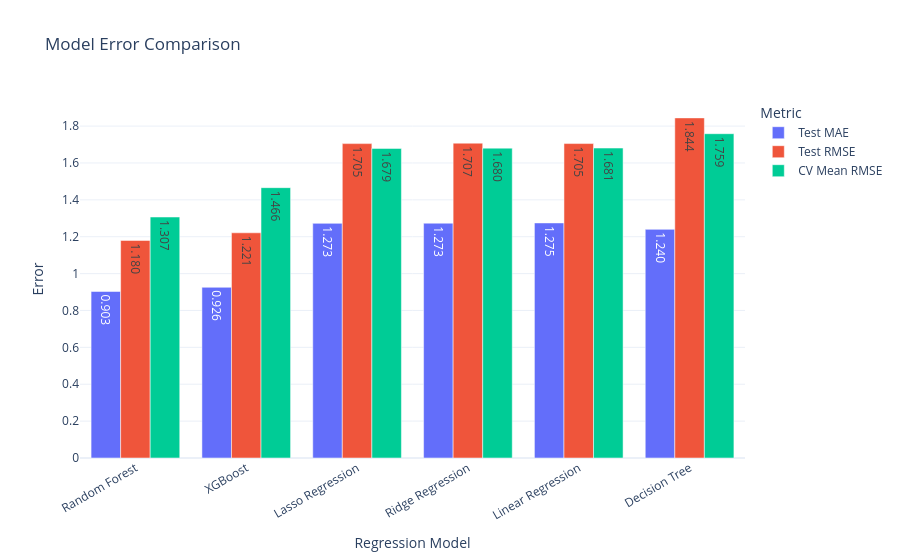

Notebook code cell kept with this figure:
### Code cell
# ============================================================
# Model Error Comparison
# ============================================================

error_plot_data = model_comparison[
    [
        "Model",
        "Test MAE",
        "Test RMSE",
        "CV Mean RMSE"
    ]
].melt(
    id_vars="Model",
    var_name="Metric",
    value_name="Error"
)

fig = px.bar(
    error_plot_data,
    x="Model",
    y="Error",
    color="Metric",
    barmode="group",
    text_auto=".3f",
    title="Model Error Comparison",
    template="plotly_white"
)

fig.update_layout(
    xaxis_title="Regression Model",
    yaxis_title="Error",
    xaxis_tickangle=-30
)

fig.show()

### Figure 1 — Plotly figure (JSON) as saved in the notebook; plotly's stock layout.template omitted (floating-point values rounded to 4 significant figures)
{"data": [{"alignmentgroup": "True", "hovertemplate": "Metric=Test MAE<br>Model=%{x}<br>Error=%{y}<extra></extra>", "legendgroup": "Test MAE", "marker": {"color": "#636efa", "pattern": {"shape": ""}}, "name": "Test MAE", "offsetgroup": "Test MAE", "orientation": "v", "showlegend": true, "textposition": "auto", "texttemplate": "%{y:.3f}", "type": "bar", "x": ["Random Forest", "XGBoost", "Lasso Regression", "Ridge Regression", "Linear Regression", "Decision Tree"], "xaxis": "x", "y": [0.9031, 0.9258, 1.273, 1.273, 1.275, 1.24], "yaxis": "y"}, {"alignmentgroup": "True", "hovertemplate": "Metric=Test RMSE<br>Model=%{x}<br>Error=%{y}<extra></extra>", "legendgroup": "Test RMSE", "marker": {"color": "#EF553B", "pattern": {"shape": ""}}, "name": "Test RMSE", "offsetgroup": "Test RMSE", "orientation": "v", "showlegend": true, "textposition": "auto", "texttemplate": "%{y:.3f}", "type": "bar", "x": ["Random Forest", "XGBoost", "Lasso Regression", "Ridge Regression", "Linear Regression", "Decision Tree"], "xaxis": "x", "y": [1.18, 1.221, 1.705, 1.707, 1.705, 1.844], "yaxis": "y"}, {"alignmentgroup": "True", "hovertemplate": "Metric=CV Mean RMSE<br>Model=%{x}<br>Error=%{y}<extra></extra>", "legendgroup": "CV Mean RMSE", "marker": {"color": "#00cc96", "pattern": {"shape": ""}}, "name": "CV Mean RMSE", "offsetgroup": "CV Mean RMSE", "orientation": "v", "showlegend": true, "textposition": "auto", "texttemplate": "%{y:.3f}", "type": "bar", "x": ["Random Forest", "XGBoost", "Lasso Regression", "Ridge Regression", "Linear Regression", "Decision Tree"], "xaxis": "x", "y": [1.307, 1.466, 1.679, 1.68, 1.681, 1.759], "yaxis": "y"}], "layout": {"barmode": "group", "legend": {"title": {"text": "Metric"}, "tracegroupgap": 0}, "title": {"text": "Model Error Comparison"}, "xaxis": {"anchor": "y", "domain": [0, 1], "tickangle": -30, "title": {"text": "Regression Model"}}, "yaxis": {"anchor": "x", "domain": [0, 1], "title": {"text": "Error"}}}}
